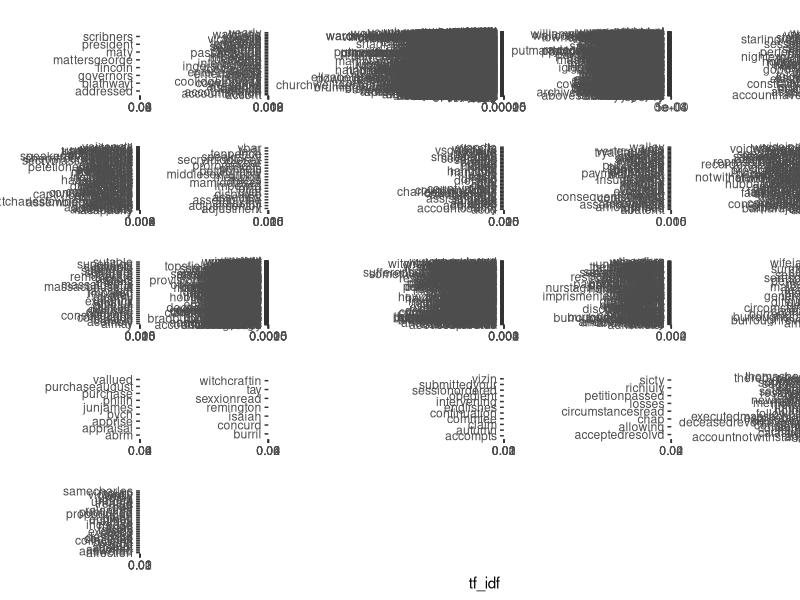

This figure's R source:
# tf-idf with salem witch trials

# start with the reports.df created after scraping
# following this https://mohitatgithub.github.io/2018-04-28-Learning-tf-idf-with-tidytext/

library(readr)
library(tidytext)
library(tidyverse)

# tidy the reports.df
witches  <- read_csv("witches-all-reports.csv")

# we bring the data in from our earlier scrape, where it was known as `reports.df`
# put the data into a tibble (data structure for tidytext)
# we are also telling R what kind of data is in the 'text',
# 'line', and 'data' columns in our original csv.
# we are also stripping out all the digits from the text column

# do some tidying up
witches <- tibble (case = witches$id, text = (str_remove_all(witches$X.text., "[0-9]|[[:punct:]]")), year = witches$year, month = witches$month)
witches$id <- row.names(witches)


# turn into tidy format

tidy_witches <- witches %>%
  unnest_tokens(word, text)


# load up the default list of stop_words that comes
# with the tidyverse

data(stop_words)

# remove (anti-join) the stopwords
tidy_witches <- tidy_witches %>%
  anti_join(stop_words)

# you could try everything that follows by swapping 'case' for year in all subsequent lines
witch_words <- tidy_witches %>%
  count(year, word, sort = TRUE)

# take a look at what you've just done
# by examining the first few lines of `witches_words`

head(witch_words)

# already, you start to get a sense of what's in this dataset...

# but a word like 'aforesaid' or 'court' isn't going to be much use, so let's filter those out and look again.

# custom stopwords if necessary, add as desired

custom_stop_words <- bind_rows(tibble(word = c("aforesaid", "court", "archives","lord","salem","king","queen",
                                               "sarah","mary","john","wife","elizabeth","county","massachusetts",
                                               "john","county","essex","boston","witchcraft","lady","she","shee",
                                               "itt","joseph","george","jacobs","putnam","william","james","martin",
                                               "thomas","abigail"),  
                                      lexicon = c("custom")), 
                               stop_words)

# delete custom stopwords from our data
tidy_witches <- tidy_witches %>%
  anti_join(custom_stop_words)

witch_words <- tidy_witches %>%
  count(year, word, sort = TRUE)

head(witch_words)



# let's do some tf_idf and plot things out!

witch_words %>%
  count(year, word, sort = TRUE) %>%
  bind_tf_idf(word, year, n) %>%
  arrange(-tf_idf) %>%
  group_by(year) %>%
  top_n(5) %>%
  ungroup %>%
  mutate(word = reorder(word, tf_idf)) %>%
  ggplot(aes(word, tf_idf, fill = year)) +
  geom_col(alpha = 0.8, show.legend = FALSE) +
  facet_wrap(~ year, scales = "free") +
  coord_flip()
